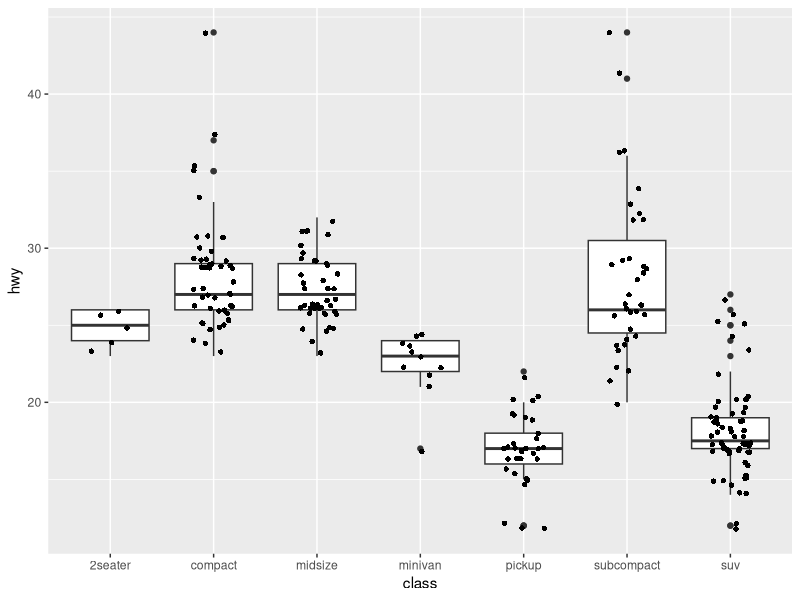

Generate this figure with R:
# Description: Basic introduction to R
# Author: Pararawendy Indarjo
# Date: 2021-05-22

# define variables
# tip: type Alt + - (dash) to make assignment operator <- 
# type Ctrl + Enter to execute the code line

# numeric variable
mynumber <- 3

# delete variable
rm(mynumber)

# character (string) variable
mychar1 <- "dibimbing"
mychar2 <-'data science bootcamp'
mychar3 <- 'John Wick is a "Boogyman"'

# check data type
typeof(mychar2)

# boolean variable (TRUE/FALSE)
mybool1 <- TRUE
mybool2 <- T
mybool3 <- FALSE
mybool4 <- F

# arithmetic operators
3 + 2 #5
3 - 2 #1
3 * 2 #6
3 / 2 #1.5
3 ^ 2 #9
3 %% 2 #1 (modulo)
9 %/% 2 #4 (integer part of division result)

# relational operators
3 < 2 #FALSE
3 > 2 #TRUE
3 <= 2 #FALSE
3 >= 2 #TRUE
2 >= 2 #TRUE
3 == 3 #TRUE
3 != 2 #TRUE

# logical operators
!TRUE #FALSE
TRUE & FALSE #FALSE
TRUE | FALSE #TRUE
mybool2 & !mybool4 #TRUE


# vector
myvect_num1 <- c(1,2,3,4,5)
myvect_num2 <- c(1,0,1,0,1)
myvect_chr <- c("A","B","C")

# check element data type
typeof(myvect_num1)
typeof(as.integer(myvect_num1))

# arithmetic operation between vectors
myvect_num1 + myvect_num2

# indexing (starts with 1)
myvect_num2[1] #1
myvect_num2[2] #0
myvect_num1[1:3] #1 2 3
myvect_num1[-1] #2 3 4 5


# built-in functions
abs(-3) #3
sqrt(9) #3
sin(pi) #~0 (computer float precision things :) )

sum(myvect_num1) #15
mean(myvect_num1) #3
min(myvect_num1) #1

# create vector of sequence of number using seq()
# tip: seeking help/documentation of a function
help(seq)
?seq

seq(10)
seq(1,10)
seq(0,10,2)

# install packages
# best practice: write this command directly on Console
install.packages("ggplot2") #popular visualization library

# load installed packages
library(ggplot2)

# test visualization
ggplot(mpg, aes(x = class, y = hwy)) +
  geom_boxplot() + 
  geom_jitter(shape=16, position = position_jitter(0.2))

# mini exercise
# 1. 1+2+3+...+1000=???
# 2. 3+6+9+...+999=???
# 3. average of the first 100 elements in sequence 2)
# 4. average of the last 100 elements in sequence 2)
  # hint: help(tail)
